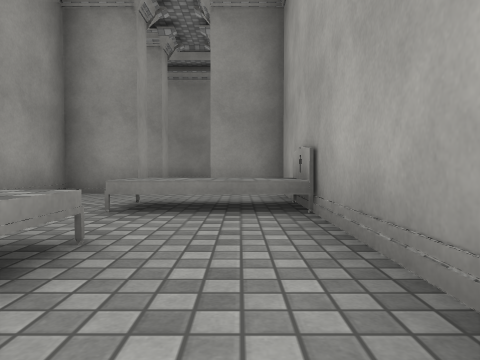
[1] (above)

24 first-person views from a walk through a Unity game level. The camera is 0.44 m above the floor, tilts 2° down and sees 70° across. The floor is counted in squares, 1 m on a side. Each view is taken from the middle of a square. On the plan, view 1 faces up. The plan holds only what a view shows up to about 9 squares ahead; the rest is blank. The place goes on beyond the plan. The player character is not drawn. Door leaves are left out, so doorways stand open. Surface patterns are stand-ins for the level's own textures.

[2]
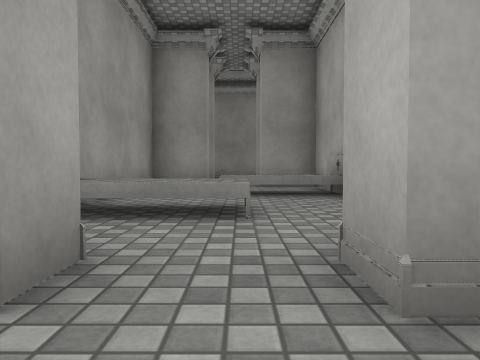

[3]
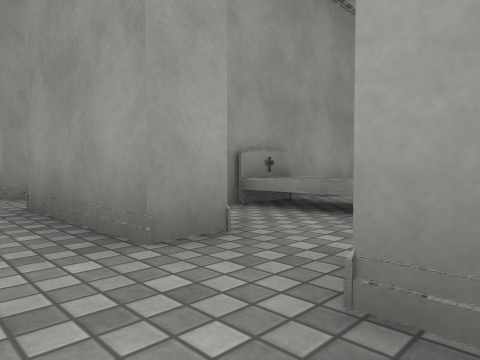

[4]
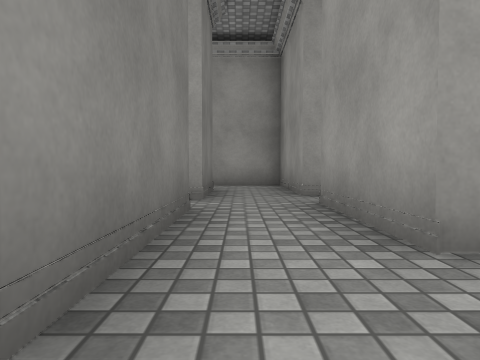

[5]
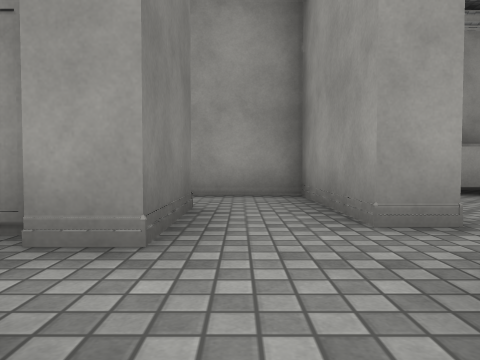

[6]
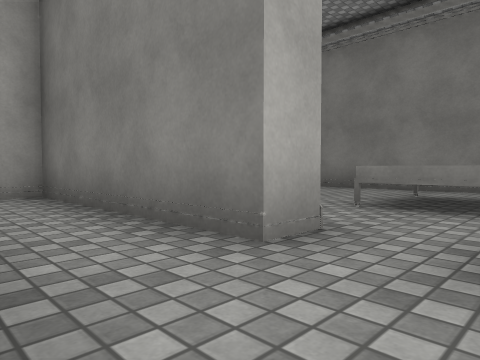

[7]
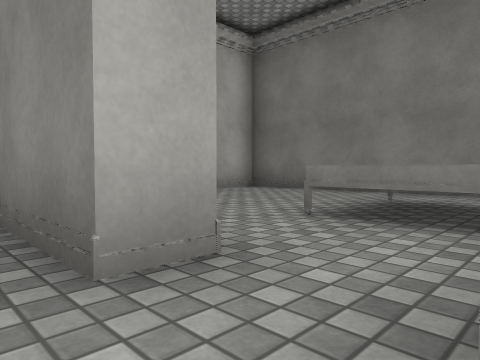

[8]
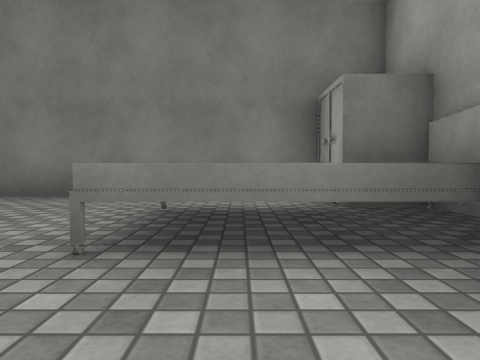

[9]
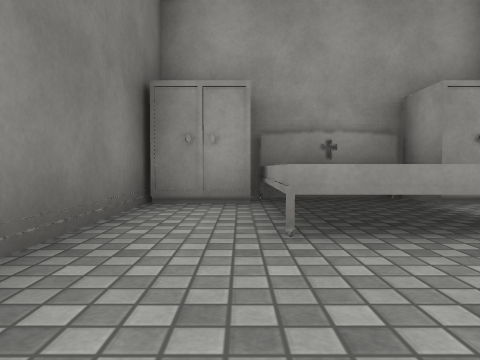

[10]
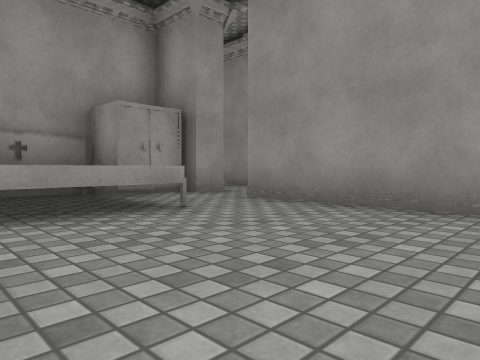

[11]
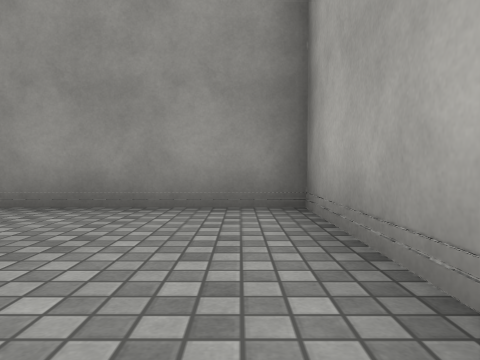

[12]
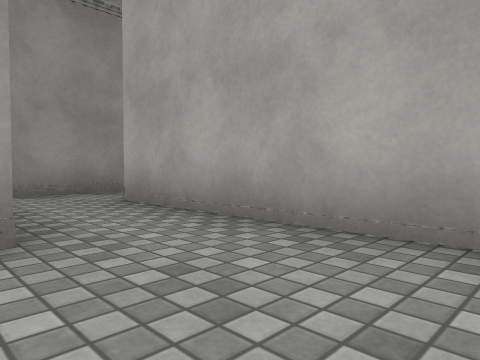

[13]
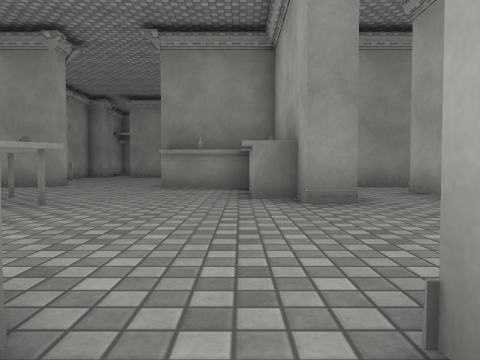

[14]
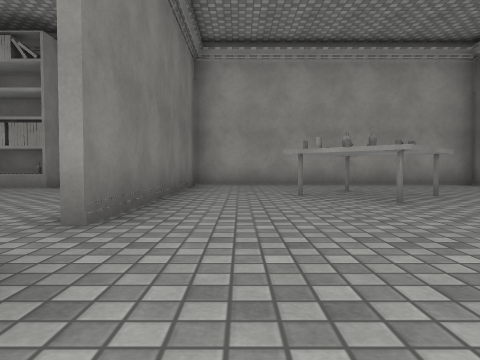

[15]
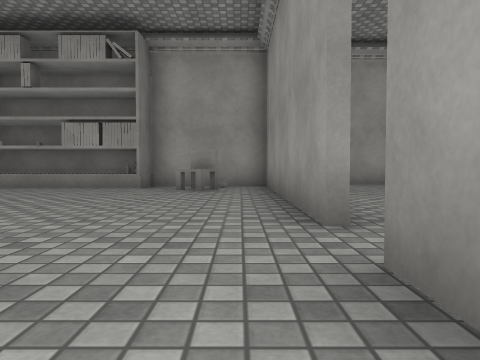

[16]
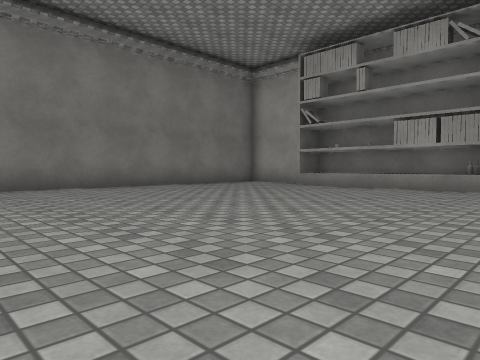

[17]
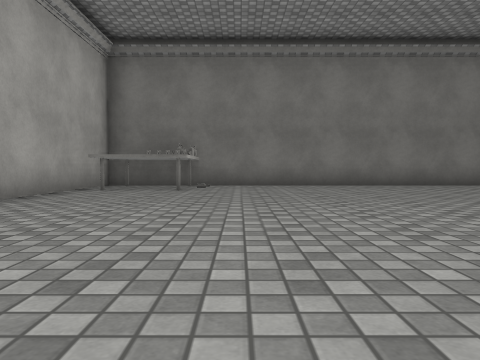

[18]
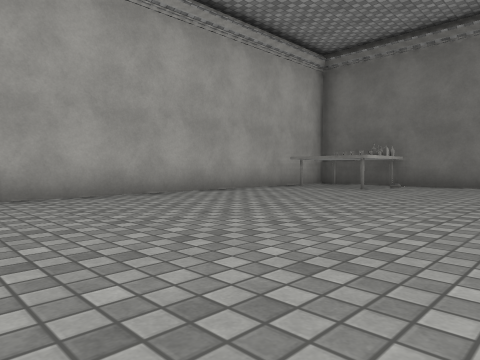

[19]
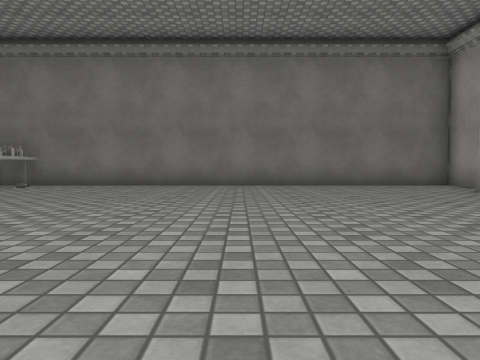

[20]
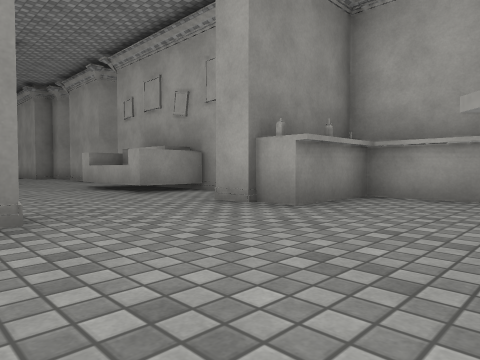

[21]
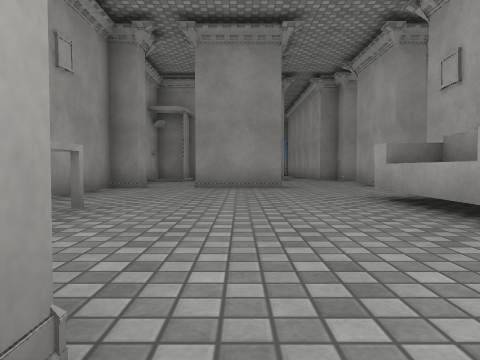

[22]
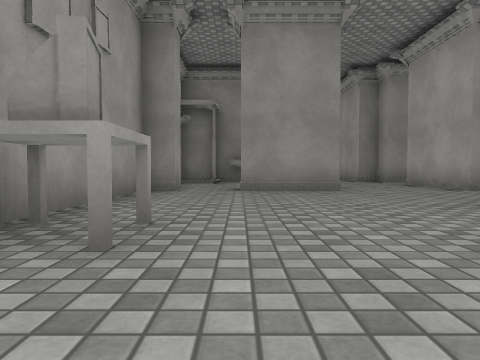

[23]
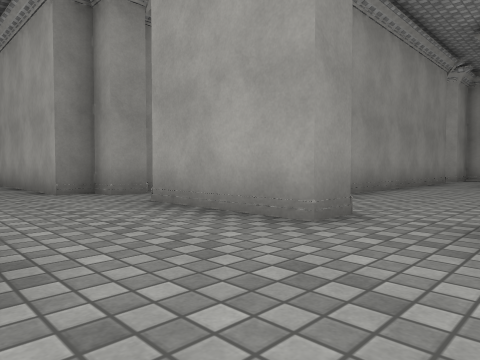

[24]
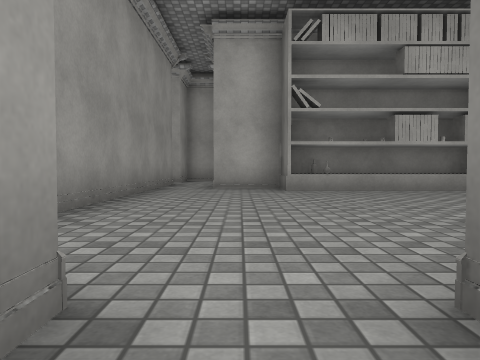

### Floor plan
Ten units are one square. View 1 is at (0, 0); x grows to the right and y downward. Boxes are objects, and circles mark ways between rooms. Rooms are numbered by the first view taken in them; rooms with no view inside come last. Other rooms are left out.
<svg viewBox="-174 -96 187 278">
<path fill="none" stroke="#000" d="M8 -10 8 -59 -5 -59M-18 -59 -30 -59 -30 -8M-1 10 -5 10 -5 2M-18 2 -18 10 -35 10M-37 25 8 25 8 20M-35 10 -44 10M-68 25 -49 25M-55 2 -55 10 -75 10M-49 25 -49 32 -54 32M-62 45 -62 55M-55 82 8 82 8 32 -37 32 -37 25M-144 2 -144 10 -169 10 -169 82 -105 82M-106 -10 -106 -16M-85 48 -92 48 -92 41M-106 -66 -106 -91M-163 -72 -163 -66 -169 -66 -169 -26M-68 66 -68 44M-105 84 -163 84 -163 105M-89 84 -96 84M-163 165 -163 177 -37 177 -37 99M-37 -58 -37 -66M-99 -66 -106 -66M-35 -78 -76 -78M-68 44 -68 25M-75 10 -85 10 -85 29"/>
<rect x="-25" y="-25" width="20" height="20" fill="#bbb"><title>bed</title></rect>
<rect x="-15" y="-45" width="20" height="10" fill="#bbb"><title>bed</title></rect>
<rect x="-65" y="65" width="20" height="10" fill="#bbb"><title>cabinet</title></rect>
<rect x="-65" y="55" width="10" height="10" fill="#bbb"><title>bed</title></rect>
<rect x="-65" y="35" width="20" height="20" fill="#bbb"><title>cabinet</title></rect>
<rect x="-45" y="45" width="20" height="20" fill="#bbb"><title>bed</title></rect>
<rect x="-165" y="-35" width="10" height="20" fill="#bbb"><title>other object</title></rect>
<rect x="-155" y="-75" width="30" height="10" fill="#bbb"><title>other object</title></rect>
<rect x="-145" y="35" width="30" height="30" fill="#bbb"><title>table</title></rect>
<rect x="-125" y="-45" width="20" height="30" fill="#bbb"><title>sofa</title></rect>
<rect x="-115" y="5" width="20" height="40" fill="#bbb"><title>other object</title></rect>
<rect x="-165" y="105" width="10" height="50" fill="#bbb"><title>shelf</title></rect>
<rect x="-165" y="85" width="10" height="10" fill="#bbb"><title>other object</title></rect>
<rect x="-155" y="95" width="10" height="10" fill="#bbb"><title>chair</title></rect>
<rect x="-65" y="155" width="20" height="20" fill="#bbb"><title>table</title></rect>
<rect x="-95" y="-45" width="10" height="30" fill="#bbb"><title>sofa</title></rect>
<rect x="-45" y="-55" width="10" height="50" fill="#bbb"><title>shelf</title></rect>
<circle cx="-10" cy="10" r="3" fill="#2a7"/>
<circle cx="-25" cy="20" r="3" fill="#2a7"/>
<circle cx="-40" cy="30" r="3" fill="#2a7"/>
<circle cx="-50" cy="10" r="3" fill="#2a7"/>
<circle cx="-65" cy="20" r="3" fill="#2a7"/>
<circle cx="-100" cy="80" r="3" fill="#2a7"/>
<circle cx="-100" cy="-60" r="3" fill="#2a7"/>
<circle cx="-80" cy="35" r="3" fill="#2a7"/>
<text x="-10" y="-30">1</text>
<text x="-10" y="20">2</text>
<text x="-50" y="20">3</text>
<text x="-30" y="50">4</text>
<text x="-130" y="0">5</text>
<text x="-100" y="130">6</text>
<text x="-70" y="-40">7</text>
<text x="-80" y="30">8</text>
</svg>
Room 1 opens to room 2. Room 2 opens to room 3. Room 3 opens to room 4. Room 3 opens to room 7. Room 3 opens to room 8. Room 5 opens to room 6. Room 5 opens to room 7. Room 5 opens to room 8.

Where each view was taken, in squares from view 1:
view 1: 0 up, 0 right, facing up
view 2: 2 down, 1 left, facing up
view 3: 2 down, 0 right, facing up-left
view 4: 2 down, 0 right, facing left
view 5: 2 down, 3 left, facing left
view 6: 1 down, 5 left, facing down-right
view 7: 2 down, 5 left, facing down-right
view 8: 3 down, 4 left, facing down
view 9: 7 down, 1 left, facing left
view 10: 7 down, 0 right, facing up-left
view 11: 7 down, 0 right, facing up
view 12: 7 down, 9 left, facing up-right
view 13: 9 down, 10 left, facing up
view 14: 7 down, 8 left, facing left
view 15: 9 down, 8 left, facing left
view 16: 10 down, 8 left, facing down-left
view 17: 9 down, 7 left, facing down
view 18: 9 down, 9 left, facing down-right
view 19: 9 down, 11 left, facing down
view 20: 4 down, 15 left, facing up-right
view 21: 1 down, 14 left, facing up
view 22: 0 up, 15 left, facing up
view 23: 5 up, 13 left, facing up-right
view 24: 6 up, 11 left, facing right
